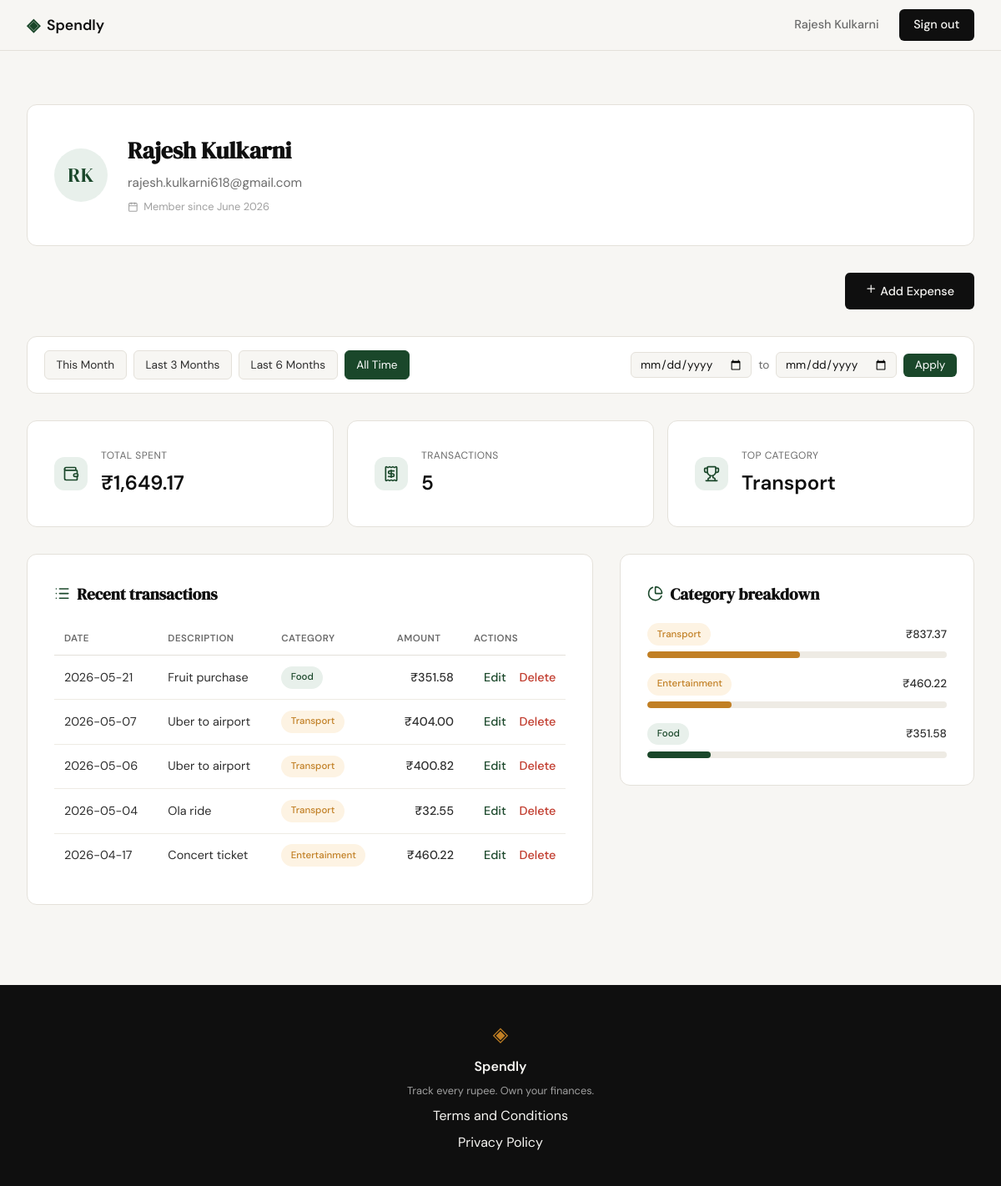
Screenshot of /profile (signed in) with the database file from the repository.
### tables this page shows
CREATE TABLE users (
            id            INTEGER PRIMARY KEY AUTOINCREMENT,
            name          TEXT    NOT NULL,
            email         TEXT    NOT NULL UNIQUE,
            password_hash TEXT    NOT NULL,
            created_at    TEXT    DEFAULT (datetime('now'))
        );

CREATE TABLE expenses (
            id          INTEGER PRIMARY KEY AUTOINCREMENT,
            user_id     INTEGER NOT NULL REFERENCES users(id),
            amount      REAL    NOT NULL,
            category    TEXT    NOT NULL,
            date        TEXT    NOT NULL,
            description TEXT,
            created_at  TEXT    DEFAULT (datetime('now'))
        );

### app.py (the view)
@app.route("/profile")
def profile():
    if not session.get("user_id"):
        return redirect(url_for("login"))
    user_id = session["user_id"]
    date_from = _parse_date(request.args.get("date_from", ""))
    date_to = _parse_date(request.args.get("date_to", ""))
    if date_from and date_to and date_from > date_to:
        flash("Start date must be before end date.")
        date_from = date_to = None
    date_from_str = date_from.isoformat() if date_from else None
    date_to_str = date_to.isoformat() if date_to else None
    presets = _build_presets(date.today())
    active_preset = _detect_active_preset(presets, date_from_str, date_to_str)
    db_user = get_user_by_id(user_id)
    user = {
        "name": db_user["name"],
        "email": db_user["email"],
        "initials": "".join(p[0].upper() for p in db_user["name"].split()[:2]),
        "member_since": db_user["member_since"],
    }
    raw_stats = get_summary_stats(user_id, date_from=date_from_str, date_to=date_to_str)
    stats = {
        "total_spent": format_currency(raw_stats["total_spent"]),
        "transaction_count": raw_stats["transaction_count"],
        "top_category": raw_stats["top_category"],
    }
    raw_transactions = get_recent_transactions(user_id, date_from=date_from_str, date_to=date_to_str)
    transactions = [
        {
            "id": tx["id"],
            "date": tx["date"],
            "description": tx["description"],
            "category": tx["category"],
            "amount": format_currency(tx["amount"]),
        }
        for tx in raw_transactions
    ]
    raw_breakdown = get_category_breakdown(user_id, date_from=date_from_str, date_to=date_to_str)
    category_breakdown = [
        {
            "name": cat["name"],
            "total": format_currency(cat["amount"]),
            "percent": cat["pct"],
        }
        for cat in raw_breakdown
    ]
    return render_template(
        "profile.html",
        user=user,
        stats=stats,
        transactions=transactions,
        category_breakdown=category_breakdown,
        date_from_str=date_from_str,
        date_to_str=date_to_str,
        presets=presets,
        active_preset=active_preset,
    )

### app.py (called while the page is built)
def _parse_date(s):
    try:
        return datetime.strptime(s, "%Y-%m-%d").date()
    except (TypeError, ValueError):
        return None

def _build_presets(today):
    return {
        "this_month":    (today.replace(day=1).isoformat(), today.isoformat()),
        "last_3_months": ((today - timedelta(days=90)).isoformat(), today.isoformat()),
        "last_6_months": ((today - timedelta(days=180)).isoformat(), today.isoformat()),
    }

def _detect_active_preset(presets, date_from_str, date_to_str):
    if not (date_from_str and date_to_str):
        return None
    for name, (f, t) in presets.items():
        if date_from_str == f and date_to_str == t:
            return name
    return None

### database/db.py (called while the page is built)
def get_db():
    conn = sqlite3.connect(DB_PATH)
    conn.row_factory = sqlite3.Row
    conn.execute("PRAGMA foreign_keys = ON")
    return conn

### database/queries.py (called while the page is built)
def format_currency(amount):
    return f"₹{amount:,.2f}"

def get_user_by_id(user_id):
    db = get_db()
    row = db.execute(
        "SELECT id, name, email, created_at FROM users WHERE id = ?", (user_id,)
    ).fetchone()
    db.close()
    if row is None:
        return None
    created = datetime.strptime(row["created_at"], "%Y-%m-%d %H:%M:%S")
    return {"name": row["name"], "email": row["email"], "member_since": created.strftime("%B %Y")}

def get_recent_transactions(user_id, limit=10, date_from=None, date_to=None):
    db = get_db()
    if date_from and date_to:
        sql = (
            "SELECT id, date, description, category, amount FROM expenses "
            "WHERE user_id = ? AND date BETWEEN ? AND ? "
            "ORDER BY date DESC, id DESC LIMIT ?"
        )
        params = (user_id, date_from, date_to, limit)
    else:
        sql = (
            "SELECT id, date, description, category, amount FROM expenses "
            "WHERE user_id = ? ORDER BY date DESC, id DESC LIMIT ?"
        )
        params = (user_id, limit)
    rows = db.execute(sql, params).fetchall()
    db.close()
    return [
        {"id": r["id"], "date": r["date"], "description": r["description"],
         "category": r["category"], "amount": r["amount"]}
        for r in rows
    ]

### templates/profile.html (shortened to what this page needs)
{% extends "base.html" %}
{% block head %}
<link rel="stylesheet" href="{{ url_for('static', filename='css/profile.css') }}">
{% endblock %}
{% block content %}
<section class="profile-page">
    <div class="profile-inner">
        <div class="profile-user-card feature-card">
            <div class="profile-avatar">{{ user.initials }}</div>
            <div class="profile-identity">
                <h1 class="profile-name">{{ user.name }}</h1>
                <p class="profile-email">{{ user.email }}</p>
                <p class="profile-member">
                    <i data-lucide="calendar"></i>
                    Member since {{ user.member_since }}
                </p>
            </div>
        </div>
        <div class="profile-actions">
            <a href="{{ url_for('add_expense') }}" class="btn-primary">
                <i data-lucide="plus"></i>
                Add Expense
            </a>
        </div>
        <div class="filter-bar">
            <div class="filter-presets">
                <a href="{{ url_for('profile', date_from=presets.this_month[0], date_to=presets.this_month[1]) }}"
                   class="filter-btn{% if active_preset == 'this_month' %} active{% endif %}">This Month</a>
                <a href="{{ url_for('profile', date_from=presets.last_3_months[0], date_to=presets.last_3_months[1]) }}"
                   class="filter-btn{% if active_preset == 'last_3_months' %} active{% endif %}">Last 3 Months</a>
                <a href="{{ url_for('profile', date_from=presets.last_6_months[0], date_to=presets.last_6_months[1]) }}"
                   class="filter-btn{% if active_preset == 'last_6_months' %} active{% endif %}">Last 6 Months</a>
                <a href="{{ url_for('profile') }}"
                   class="filter-btn{% if not date_from_str and not date_to_str %} active{% endif %}">All Time</a>
            </div>
            <form class="filter-custom" method="get" action="{{ url_for('profile') }}">
                <input type="date" name="date_from" value="{{ date_from_str or '' }}">
                <span>to</span>
                <input type="date" name="date_to" value="{{ date_to_str or '' }}">
                <button type="submit" class="filter-apply">Apply</button>
            </form>
        </div>
        <div class="profile-stats">
            <div class="profile-stat-card feature-card">
                <span class="profile-stat-icon"><i data-lucide="wallet"></i></span>
                <div>
                    <p class="profile-stat-label">Total spent</p>
                    <p class="profile-stat-value">{{ stats.total_spent }}</p>
                </div>
            </div>
            <div class="profile-stat-card feature-card">
                <span class="profile-stat-icon"><i data-lucide="receipt"></i></span>
                <div>
                    <p class="profile-stat-label">Transactions</p>
                    <p class="profile-stat-value">{{ stats.transaction_count }}</p>
                </div>
            </div>
            <div class="profile-stat-card feature-card">
                <span class="profile-stat-icon"><i data-lucide="trophy"></i></span>
                <div>
                    <p class="profile-stat-label">Top category</p>
                    <p class="profile-stat-value">{{ stats.top_category }}</p>
                </div>
            </div>
        </div>
        <div class="profile-grid">
            <div class="profile-history feature-card">
                <h2 class="profile-section-title">
                    <i data-lucide="list"></i>
                    Recent transactions
                </h2>
                <div class="profile-table-wrap">
                    <table class="profile-table">
                        <thead>
                            <tr>
                                <th>Date</th>
                                <th>Description</th>
                                <th>Category</th>
                                <th class="profile-amount-col">Amount</th>
                                <th class="profile-actions-col">Actions</th>
                            </tr>
                        </thead>
                        <tbody>
                            {% for tx in transactions %}
                            <tr>
                                <td class="profile-tx-date">{{ tx.date }}</td>
                                <td>{{ tx.description }}</td>
                                <td><span class="badge badge-{{ tx.category | lower }}">{{ tx.category }}</span></td>
                                <td class="profile-amount-col profile-tx-amount">{{ tx.amount }}</td>
                                <td class="profile-actions-col">
                                    <a class="profile-tx-edit" href="{{ url_for('edit_expense', expense_id=tx.id) }}">Edit</a>
                                    <a class="profile-tx-delete" href="{{ url_for('delete_expense_route', id=tx.id) }}">Delete</a>
                                </td>
                            </tr>
                            {% endfor %}
                        </tbody>
                    </table>
                </div>
            </div>
            <div class="profile-breakdown feature-card">
                <h2 class="profile-section-title">
                    <i data-lucide="pie-chart"></i>
                    Category breakdown
                </h2>
                {% for cat in category_breakdown %}
                <div class="profile-cat-row">
                    <div class="profile-cat-head">
                        <span class="badge badge-{{ cat.name | lower }}">{{ cat.name }}</span>
                        <span class="profile-cat-total">{{ cat.total }}</span>
                    </div>
                    <div class="profile-cat-track">
                        <div class="profile-cat-bar badge-bar-{{ cat.name | lower }}"
                             style="--profile-bar-pct: {{ cat.percent }}%"></div>
                    </div>
                </div>
                {% endfor %}
            </div>
        </div>
    </div>
</section>
{% endblock %}

### templates/base.html (shortened to what this page needs)
<!DOCTYPE html>
<html lang="en">
<head>
    <link rel="stylesheet" href="{{ url_for('static', filename='css/style.css') }}">
    {% block head %}{% endblock %}
</head>
<body>
    <nav class="navbar">
        <div class="nav-inner">
            <a href="{{ url_for('landing') }}" class="nav-brand">
                <span class="brand-icon">◈</span>
                <span class="brand-name">Spendly</span>
            </a>
            <div class="nav-links">
                {% if session.user_id %}
                <a href="{{ url_for('profile') }}">{{ session.user_name }}</a>
                <a href="{{ url_for('logout') }}" class="nav-cta">Sign out</a>
                {% else %}
                <a href="{{ url_for('login') }}">Sign in</a>
                <a href="{{ url_for('register') }}" class="nav-cta">Get started</a>
                {% endif %}
            </div>
        </div>
    </nav>
    <main class="main-content">
        {% block content %}{% endblock %}
    </main>
    <footer class="footer">
        <div class="footer-inner">
            <span class="brand-icon">◈</span>
            <span class="footer-name">Spendly</span>
            <p class="footer-copy">Track every rupee. Own your finances.</p>
            <a href="/terms">Terms and Conditions</a>
            <a href="/privacy">Privacy Policy</a>
        </div>
    </footer>
</body>
</html>

### static/css/style.css (style rules this page uses)
:root { --ink: #0f0f0f; --ink-soft: #2d2d2d; --ink-muted: #6b6b6b; --ink-faint: #a0a0a0; --paper: #f7f6f3; --paper-warm: #f0ede6; --paper-card: #ffffff; --accent: #1a472a; --accent-light: #e8f0eb; --accent-2: #c17f24; --accent-2-light: #fdf3e3; --danger: #c0392b; --danger-light: #fdecea; --danger-border: #f5c6c2; --border: #e4e1da; --border-soft: #eeebe4; --font-display: 'DM Serif Display', Georgia, serif; --font-body: 'DM Sans', system-ui, sans-serif; --max-width: 1200px; --auth-width: 440px; --radius-sm: 6px; --radius-md: 12px; --radius-lg: 20px; }
*, *::before, *::after { box-sizing: border-box; margin: 0; padding: 0; }
html { font-size: 16px; scroll-behavior: smooth; }
body { background: var(--paper); color: var(--ink); font-family: var(--font-body); font-size: 1rem; line-height: 1.6; -webkit-font-smoothing: antialiased; }
a { color: inherit; text-decoration: none; }
.navbar { position: sticky; top: 0; z-index: 100; background: var(--paper); border-bottom: 1px solid var(--border); padding: 0 2rem; }
.nav-inner { max-width: var(--max-width); margin: 0 auto; height: 60px; display: flex; align-items: center; justify-content: space-between; }
.nav-brand { display: flex; align-items: center; gap: 0.5rem; font-family: var(--font-body); font-weight: 600; font-size: 1.1rem; color: var(--ink); }
.brand-icon { color: var(--accent); font-size: 1.3rem; }
.brand-name { color: var(--ink); }
.nav-links { display: flex; align-items: center; gap: 1.5rem; font-size: 0.9rem; font-weight: 500; }
.nav-links a { color: var(--ink-muted); transition: color 0.2s; }
.nav-cta { background: var(--ink) !important; color: var(--paper) !important; padding: 0.45rem 1.1rem; border-radius: var(--radius-sm); transition: background 0.2s !important; }
.main-content { min-height: calc(100vh - 60px - 100px); }
.btn-primary { display: inline-block; background: var(--ink); color: var(--paper); padding: 0.65rem 1.5rem; border-radius: var(--radius-sm); font-family: var(--font-body); font-size: 0.9rem; font-weight: 500; cursor: pointer; border: none; transition: background 0.2s; text-decoration: none; }
.feature-card { background: var(--paper-card); border: 1px solid var(--border); border-radius: var(--radius-md); padding: 2rem; }
.footer { background: var(--ink); color: var(--paper); padding: 2.5rem 2rem; text-align: center; }
.footer-inner { display: flex; flex-direction: column; align-items: center; gap: 0.4rem; }
.footer .brand-icon { color: var(--accent-2); font-size: 1.5rem; }
.footer-name { font-weight: 600; font-size: 1rem; }
.footer-copy { font-size: 0.8rem; color: var(--ink-faint); }

### rows the page displays
users: user_name "Rajesh Kulkarni", name "Rajesh Kulkarni", email "rajesh.kulkarni618@gmail.com"
expenses: date "2026-05-21", description "Fruit purchase", category "Food", amount "₹351.58"
expenses: date "2026-05-07", description "Uber to airport", category "Transport", amount "₹404.00"
expenses: date "2026-05-06", description "Uber to airport", category "Transport", amount "₹400.82"
expenses: date "2026-05-04", description "Ola ride", category "Transport", amount "₹32.55"
expenses: date "2026-04-17", description "Concert ticket", category "Entertainment", amount "₹460.22"

### other values shown
{{ user.initials }} "RK"
{{ user.member_since }} "June 2026"
{{ stats.total_spent }} "₹1,649.17"
{{ stats.transaction_count }} "5"
{{ stats.top_category }} "Transport"
{{ cat.name }} "Transport" "Entertainment" "Food"
{{ cat.total }} "₹837.37" "₹460.22" "₹351.58"
